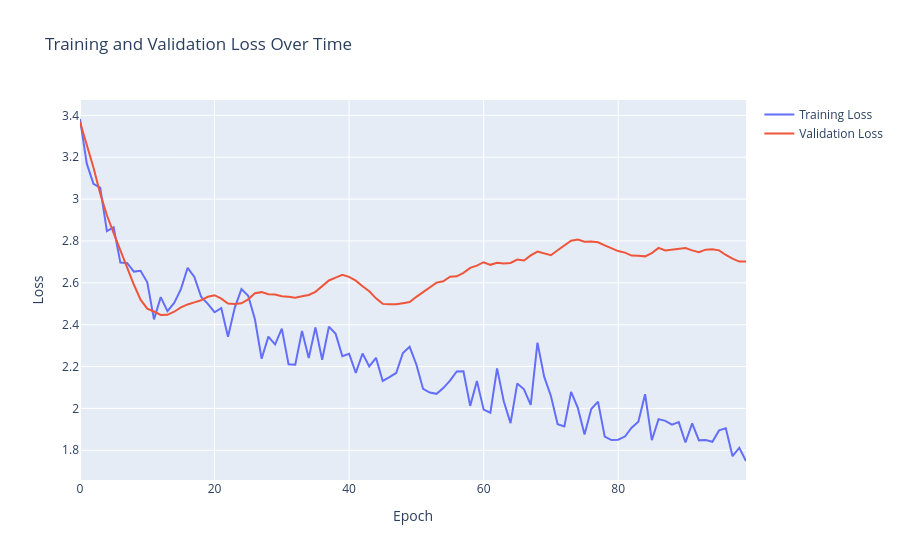
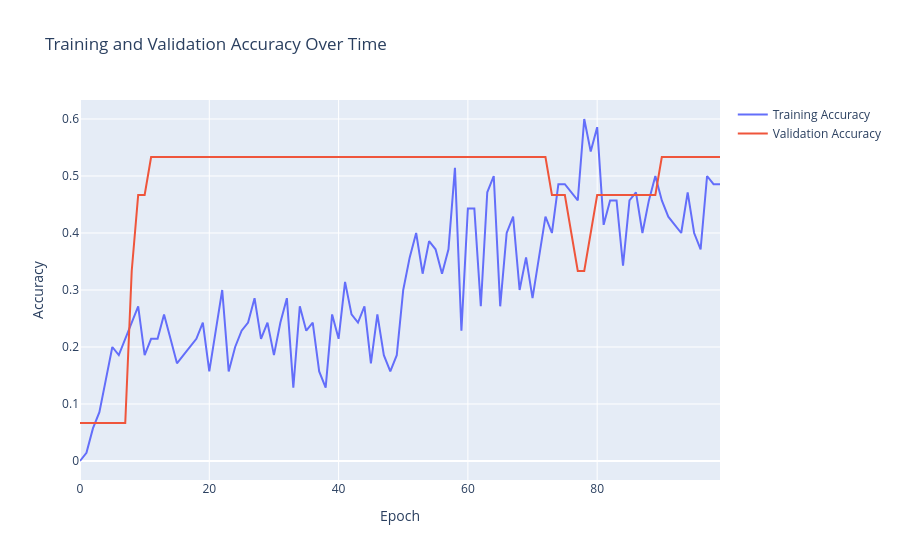

The notebook cell saved with these charts, in order:
### Code cell
# Hyperparameters
epsilon = 1E-4

# Use CCE loss
criterion = torch.nn.CrossEntropyLoss() 
optimizer = torch.optim.Adam(model.parameters(), lr=epsilon)

train_model(model, train_loader, val_loader, criterion, optimizer, device, num_epochs=100, checkpoint_path='resnet_transfer_model.pth')
